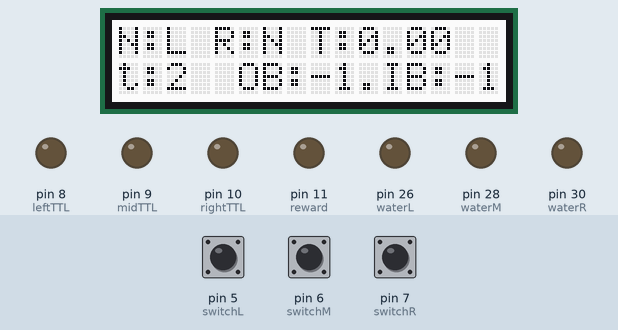
Recording of a sketch running on a simulated Arduino Mega 2560, built with avr-gcc and run on an emulated ATmega2560. Shown: 16×2 character LCD, output pins drawn as LEDs (lit = HIGH). The test bench sets the inputs (shaded band); at power-on: pin 5 (switchL) HIGH, pin 6 (switchM) HIGH, pin 7 (switchR) HIGH.

Above: at 2.2 s.
2.3 s: pin 5 (switchL) pulled LOW for 0.15 s
At 4.7 s:
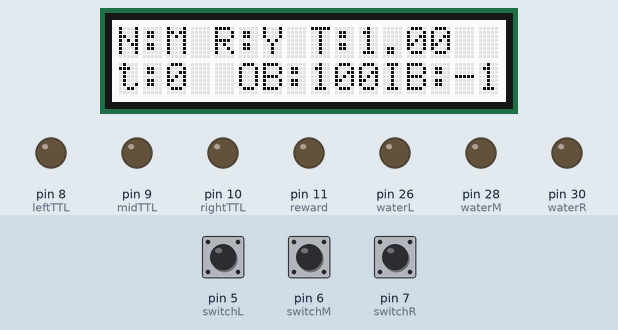
5.4 s: pin 6 (switchM) pulled LOW for 0.15 s
At 7.8 s:
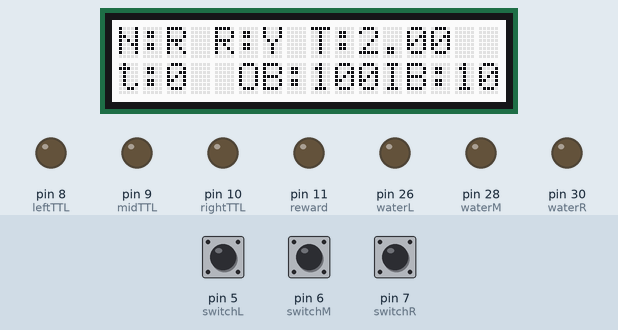
8.5 s: pin 7 (switchR) pulled LOW for 0.15 s
At 9.3 s:
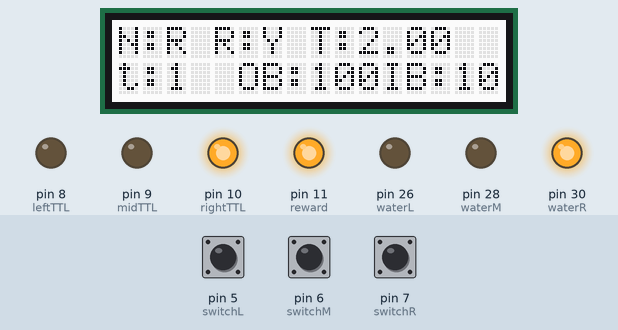
11.6 s: pin 5 (switchL) pulled LOW for 1 s
At 14.4 s:
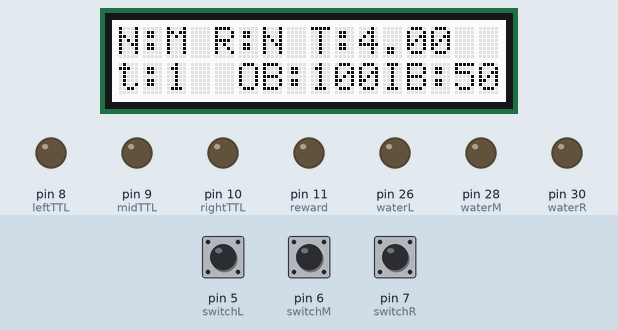
15.6 s: pin 7 (switchR) pulled LOW for 1 s
At 16.1 s:
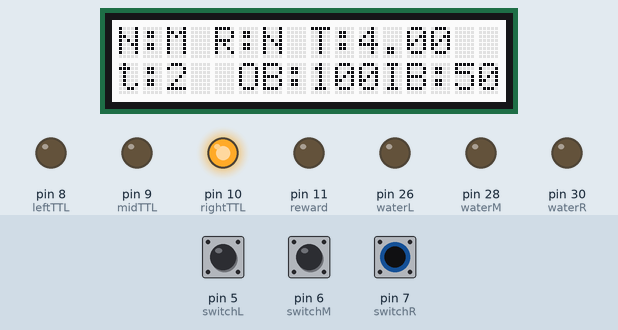
18.1 s: pin 6 (switchM) pulled LOW for 1 s
At 21.4 s:
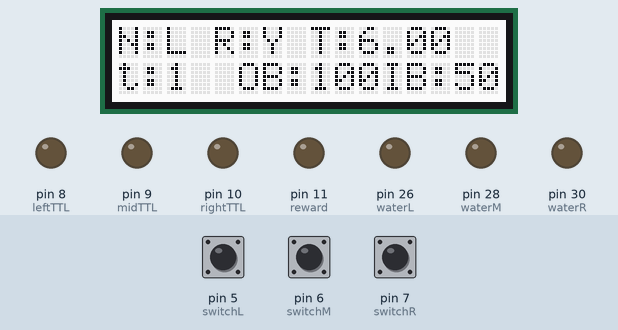
Timing chart, 0 to 22.9 s (numbered marks = the images above; inputs shaded):
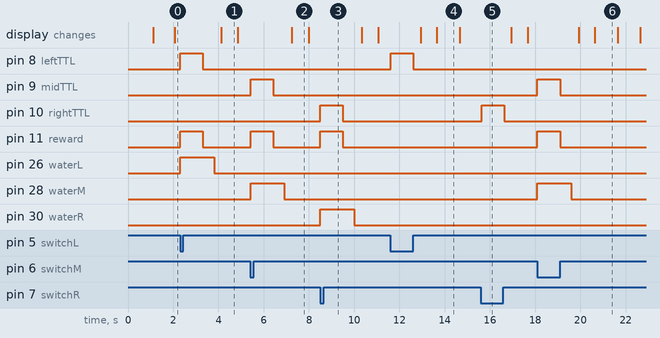

Measured:
- after the input at 2.3 s, pin 8 (leftTTL), pin 11 (reward): LOW → HIGH at once, → LOW 1.0 s later; pin 26 (waterL): LOW → HIGH at once, → LOW 1.5 s later; the display: changes after 1.8 s (image 1)
- after the input at 5.4 s, pin 9 (midTTL), pin 11 (reward): LOW → HIGH at once, → LOW 1.0 s later; pin 28 (waterM): LOW → HIGH at once, → LOW 1.5 s later; the display: changes after 1.8 s (image 2)
- after the input at 8.5 s, pin 10 (rightTTL), pin 11 (reward): LOW → HIGH at once, → LOW 1.0 s later; pin 30 (waterR): LOW → HIGH at once, → LOW 1.5 s later
- after the input at 11.6 s, pin 8 (leftTTL): LOW → HIGH at once, → LOW 1.0 s later; the display: first changes after 1.3 s (image 4 shows a later state)
- after the input at 15.6 s, pin 10 (rightTTL): LOW → HIGH at once, → LOW 1.0 s later
- after the input at 18.1 s, pin 9 (midTTL), pin 11 (reward): LOW → HIGH at once, → LOW 1.0 s later; pin 28 (waterM): LOW → HIGH at once, → LOW 1.5 s later; the display: first changes after 1.8 s (image 6 shows a later state)
- what the display in image 1 shows lasts 0.7 s, from 4.1 s to 4.8 s

The sketch:

w-maze.ino
```cpp
/*
 * Author: Eliezyer Fermino de Oliveira - 2017
 * Writing this code to automatize TTL recorded from the w-maze.
 * which is just the t-maze with the back from the home cage blocked
 * Later I plan to add the deliver of water automatic but for now
 * this should work.
 */

// include the library code:

#include <Wire.h>
#include <Adafruit_RGBLCDShield.h>
#include <utility/Adafruit_MCP23017.h>
Adafruit_RGBLCDShield lcd = Adafruit_RGBLCDShield();
#define OFF 0x7
#define RED 0x1

//declaring variables
const int waterL = 26;
const int waterM = 28;
const int waterR = 30;
const int switchL = 5; //left arm sensor
const int switchM = 6; //middle arm sensor
const int switchR = 7; //right arm sensor
const int leftTTL = 8; // to signal to intan the left arm was acessed
const int midTTL = 9; // to signal to intan the middle arm was acessed
const int rightTTL = 10; // to signal to intan the right arm was acessed
const int reward = 11; //correct trials will send 1 s pulses output
int previous = 1; //variable to store previous arm visited, can assume values 0 (left), 1 (middle) and  2 (right)
int previousOB = 2; //variable to store previous outbound arm
int SLstate;
int SMstate;
int SRstate;
int R = 0; //Reward to show at the lcd screen
int N = 0; //Next arm 0 -> left | 1 -> middle | 2-> right
int timeArm;

//parameters to show in the lcd screen
int oBtrials = 0; // # of outbound trials
int iBtrials = 0; // # of inbound trials
int oBerror = 0; // # of outbound errors
int iBerror = 0; // # of inbound errors
float overAll = 0; // variable to calculate overall performance


//For the LCD screen backlight


void setup() {
  pinMode(switchL, INPUT);
  pinMode(switchM, INPUT);
  pinMode(switchR, INPUT);
  pinMode(leftTTL, OUTPUT);
  pinMode(midTTL, OUTPUT);
  pinMode(rightTTL, OUTPUT);
  pinMode(reward, OUTPUT);
  pinMode(waterL, OUTPUT);
  pinMode(waterM, OUTPUT);
  pinMode(waterR, OUTPUT);

  lcd.begin(16,2); // starting LCD
  lcd.setBacklight(OFF);
  lcd.setCursor(0,0);
  lcd.print("Automatic W-Maze");
  lcd.setCursor(5,1);
  lcd.print("v 0.1");
  delay(1000);
  lcd.clear();
}

void loop() {
  int time = millis();
  lcd.setCursor(0,0);
  lcd.print("N:");
  if (N == 0) {
    lcd.print("L ");
  }
  else if (N == 1){
    lcd.print("M ");
  }
  else if (N == 2){
    lcd.print("R ");
  }

  lcd.print("R:");
  if (R == 0){
    lcd.print("N ");
  }
  else if(R == 1){
    lcd.print("Y ");
  }
  lcd.print("T:");
  overAll = (oBtrials+iBtrials);
  lcd.print(overAll);
  lcd.setCursor(0,1);
  lcd.print("t:");
  lcd.print((time - timeArm)/1000);
  if ((time - timeArm)/1000>=20){
    lcd.setBacklight(RED);
  }
  else{
      lcd.setBacklight(OFF);
  }
  lcd.setCursor(5,1);
  lcd.print("OB:");
  float oBperc = 100*(oBtrials-oBerror)/(oBtrials);
  lcd.print(oBperc);
  lcd.setCursor(11,1);
  lcd.print("IB:");
  float iBperc = 100*(iBtrials-iBerror)/(iBtrials);
  lcd.print(iBperc);
  task();
}


void task() {

    SLstate = digitalRead(switchL);
    SMstate = digitalRead(switchM);
    SRstate = digitalRead(switchR);

    //visiting the left arm
    if (SLstate == LOW && (previous == 1 && previousOB == 2)){
      R = 1;
      N = 1;
      oBtrials++;
      digitalWrite(leftTTL,HIGH);
      digitalWrite(reward,HIGH);
      digitalWrite(waterL,HIGH);
      delay(1000);
      digitalWrite(reward,LOW);
      digitalWrite(leftTTL,LOW);
      delay(500);
      digitalWrite(waterL,LOW);
      previousOB = 0;
      previous = 0;
      timeArm = millis();
    }
    else  if (SLstate == LOW && (previous == 1 && previousOB == 0)){
      R = 0;
      N = 1;
      oBtrials++;
      oBerror++;
      digitalWrite(leftTTL,HIGH);
      delay(1000);
      digitalWrite(leftTTL,LOW);
      previousOB = 0;
      previous = 0;
      timeArm = millis();
    }
    else if (SLstate == LOW && (previous == 2)){ //inbound error
      R = 0;
      N = 1;
      iBtrials++;
      iBerror++;
      digitalWrite(leftTTL,HIGH);
      delay(1000);
      digitalWrite(leftTTL,LOW);
      previousOB = 0;
      previous = 0;
      timeArm = millis();
    }

    //visiting the middle arm
    if (SMstate == LOW && (previous == 0 || previous == 2))
    {
      if (previous == 0){
        N = 2;
      }
      else if (previous == 2){
        N = 0;
      }
      R = 1;
      iBtrials++;
      digitalWrite(midTTL,HIGH);
      digitalWrite(reward,HIGH);
      digitalWrite(waterM,HIGH);
      delay(1000);
      digitalWrite(reward,LOW);
      digitalWrite(midTTL,LOW);
      delay(500);
      digitalWrite(waterM,LOW);
      timeArm = millis();

      previous = 1;
    }

    //visiting the right arm
    if (SRstate == LOW && (previous == 1 && previousOB == 0)) //correct trial
    {
      R = 1;
      N = 1;
      oBtrials++;
      digitalWrite(rightTTL,HIGH);
      digitalWrite(reward,HIGH);
      digitalWrite(waterR,HIGH);
      delay(1000);
      digitalWrite(reward,LOW);
      digitalWrite(rightTTL,LOW);
      delay(500);
      digitalWrite(waterR,LOW);
      timeArm = millis();
      previousOB = 2;
      previous = 2;
    }
    else if (SRstate == LOW && (previous == 1 && previousOB == 2))    { //outbound error
      R = 0;
      N = 1;
      oBtrials++;
      oBerror++;
      digitalWrite(rightTTL,HIGH);
      delay(1000);
      digitalWrite(rightTTL,LOW);
      previousOB = 2;
      previous = 2;
      timeArm = millis();
    }
    else if (SRstate == LOW && (previous == 0)){ // inbound error
      R = 0;
      N = 1;
      iBtrials++;
      iBerror++;
      digitalWrite(rightTTL,HIGH);
      delay(1000);
      digitalWrite(rightTTL,LOW);
      previousOB = 2;
      previous = 2;
      timeArm = millis();
    }
}
```
